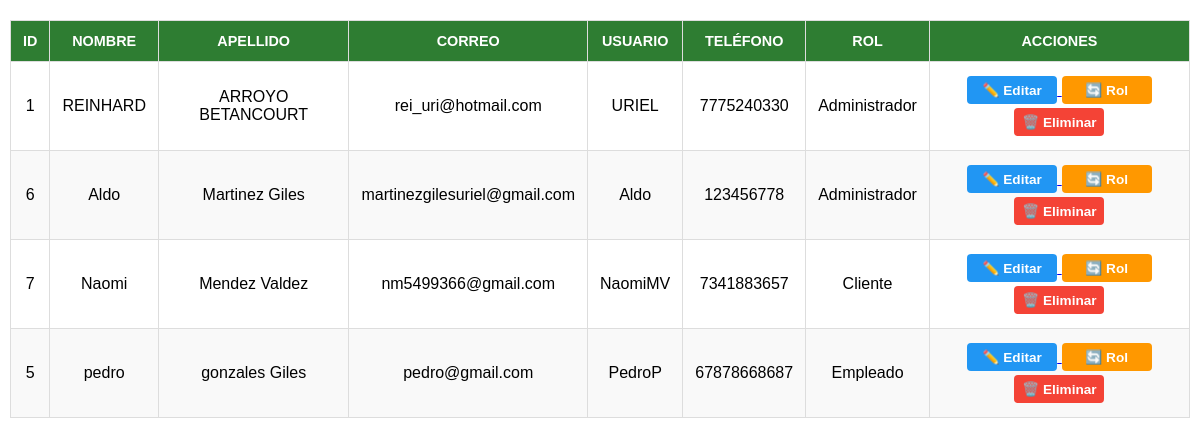
Screenshot of /PagAdmin/usuarios.php with the database file from the repository.
### tables this page shows
CREATE TABLE `usuarios` (
  `id_usuario` int(11) NOT NULL,
  `nombre` varchar(100) NOT NULL,
  `apellido_paterno` varchar(100) DEFAULT NULL,
  `apellido_materno` varchar(100) DEFAULT NULL,
  `correo` varchar(100) NOT NULL,
  `usuario` varchar(50) NOT NULL,
  `password` varchar(255) NOT NULL,
  `telefono` varchar(20) DEFAULT NULL,
  `fecha_registro` timestamp NOT NULL DEFAULT current_timestamp(),
  `id_rol` int(11) NOT NULL
);

CREATE TABLE `roles` (
  `id_rol` int(11) NOT NULL,
  `nombre` varchar(30) NOT NULL
);

### PagAdmin/usuarios.php (the view, shortened to what this page needs)
<?php
require_once("../PagRegistro/conexion.php");
$sql = "SELECT
        usuarios.id_usuario,
        usuarios.nombre,
        usuarios.apellido_paterno,
        usuarios.apellido_materno,
        usuarios.correo,
        usuarios.usuario,
        usuarios.telefono,
        roles.nombre AS rol
        FROM usuarios
        INNER JOIN roles
        ON usuarios.id_rol = roles.id_rol";
$resultado = $conexion->query($sql);
?>
<!DOCTYPE html>
<html>
<head>
</head>
<body>
    <table>
        <thead>
            <tr>
                <th>ID</th>
                <th>Nombre</th>
                <th>Apellido</th>
                <th>Correo</th>
                <th>Usuario</th>
                <th>Teléfono</th>
                <th>Rol</th>
                <th>Acciones</th>
            </tr>
        </thead>
        <tbody>
            <?php while ($fila = $resultado->fetch_assoc()) { ?>
                <tr>
                    <td><?= $fila["id_usuario"] ?></td>
                    <td><?= $fila["nombre"] ?></td>
                    <td><?= $fila["apellido_paterno"] . " " . $fila["apellido_materno"] ?></td>
                    <td><?= $fila["correo"] ?></td>
                    <td><?= $fila["usuario"] ?></td>
                    <td><?= $fila["telefono"] ?></td>
                    <td><?= $fila["rol"] ?></td>
                    <td>
                        <a href="editar_usuario.php?id=<?= $fila['id_usuario'] ?>">
                            <button class="btn-editar">✏️ Editar</button>
                        </a>
                        <a href="cambiar_rol.php?id=<?= $fila['id_usuario'] ?>">
                            <button class="btn-rol">🔄 Rol</button>
                        </a>
                        <a href="eliminar_usuario.php?id=<?= $fila['id_usuario'] ?>"
                           onclick="return confirm('¿Seguro que deseas eliminar este usuario?')">
                            <button class="btn-eliminar">🗑️ Eliminar</button>
                        </a>
                    </td>
                </tr>
            <?php } ?>
        </tbody>
    </table>
</body>
</html>

### PagAdmin/usuarios.php (style rules this page uses)
body { font-family: Arial, sans-serif; margin: 0; padding: 10px; background-color: #fff; }
table { width: 100%; border-collapse: collapse; margin-top: 10px; }
th, td { padding: 12px; border: 1px solid #ddd; text-align: center; }
th { background-color: #2e7d32; color: white; font-size: 0.9rem; text-transform: uppercase; }
tr:nth-child(even) { background-color: #f9f9f9; }
button { width: 90px; padding: 6px 0; margin: 2px 0; border: none; border-radius: 4px; cursor: pointer; font-size: 0.85rem; font-weight: bold; text-align: center; box-sizing: border-box; }
.btn-editar { background: #2196F3; color: white; }
.btn-rol { background: #FF9800; color: white; }
.btn-eliminar { background: #F44336; color: white; }

### rows the page displays
usuarios: id_usuario "1", nombre "REINHARD", apellido_paterno "ARROYO", apellido_materno "BETANCOURT", correo "rei_uri@hotmail.com", usuario "URIEL", telefono "7775240330", id_rol.nombre "Administrador"
usuarios: id_usuario "6", nombre "Aldo", apellido_paterno "Martinez", apellido_materno "Giles", correo "martinezgilesuriel@gmail.com", usuario "Aldo", telefono "123456778", id_rol.nombre "Administrador"
usuarios: id_usuario "7", nombre "Naomi", apellido_paterno "Mendez", apellido_materno "Valdez", correo "nm5499366@gmail.com", usuario "NaomiMV", telefono "7341883657", id_rol.nombre "Cliente"
usuarios: id_usuario "5", nombre "pedro", apellido_paterno "gonzales", apellido_materno "Giles", correo "pedro@gmail.com", usuario "PedroP", telefono "67878668687", id_rol.nombre "Empleado"
